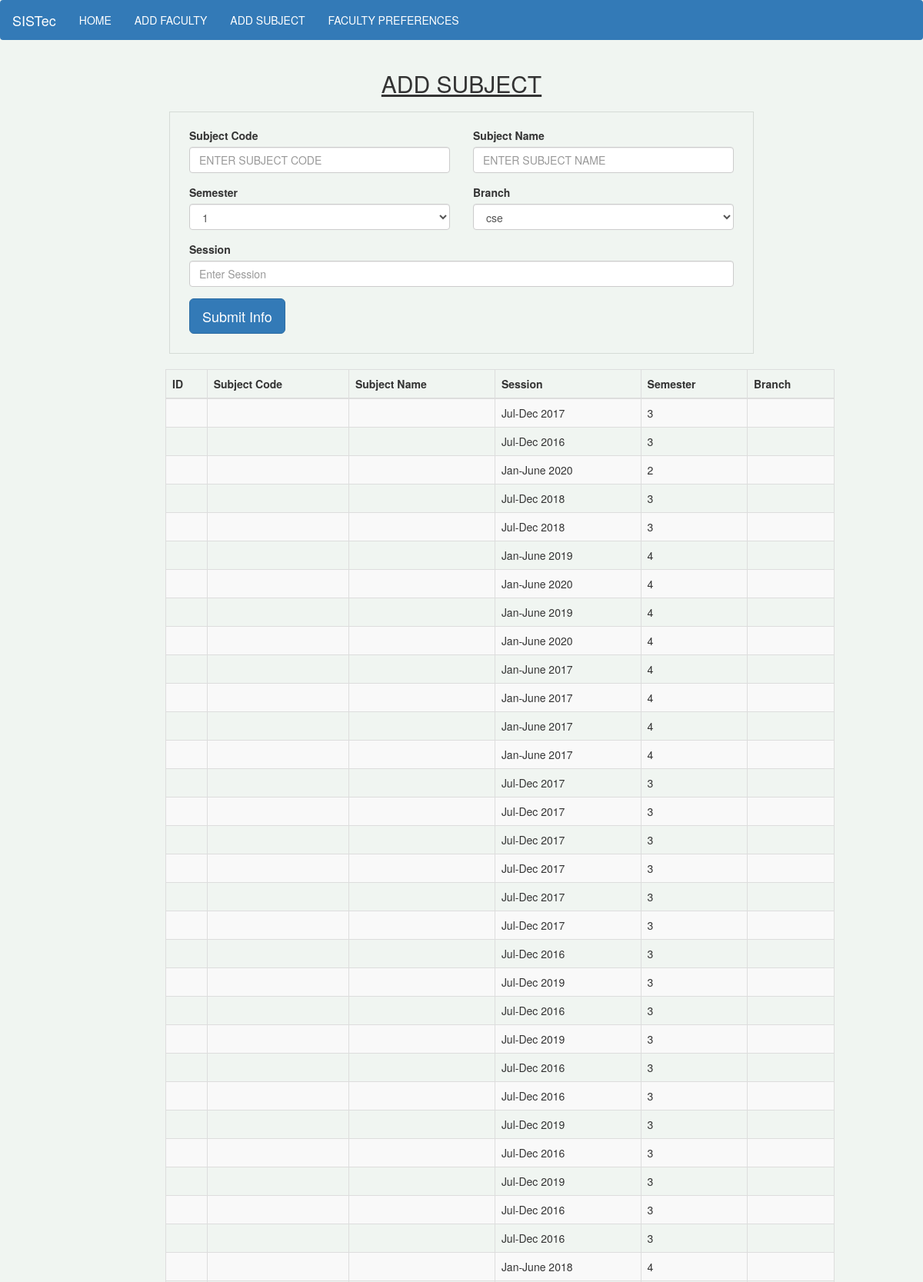
The page /addSubject.php (upper part) on the database its author committed.
### tables this page shows
CREATE TABLE `tbl_subject` (
  `scode` varchar(20) NOT NULL,
  `subject_name` varchar(200) NOT NULL,
  `semester` int(1) NOT NULL,
  `dept` char(2) NOT NULL,
  `session` varchar(16) NOT NULL,
  `theory` char(1) DEFAULT NULL,
  `lab` char(1) DEFAULT NULL,
  PRIMARY KEY (`scode`,`session`,`dept`)
);

### addSubject.php (the view, shortened to what this page needs)
<?php
include('header.php');
?>
<div class="container">
	<div class="row">
		<center><h2><u>ADD SUBJECT</u></h2></center>
	</div>
   <form method="post" action="addSubject.php">
   <div class="col-md-8 col-md-offset-2" style="margin-top: 10px;border:0.1px solid #d5dbd6;padding: 10px;">
			<div class="form-row">
				    <div class="form-group col-md-6">
				      <label for="inputSubCode">Subject Code</label>
				      <input type="text" class="form-control" name="Sub_code" placeholder="ENTER SUBJECT CODE" required>
				    </div>
				    <div class="form-group col-md-6">
				      <label for="inputSubName">Subject Name</label>
				        <input type="text" class="form-control" name="sub_name" placeholder="ENTER SUBJECT NAME" required>
				    </div>
			  </div>
			  <div class="form-row">
				    <div class="form-group col-md-6">
				      <label for="inputSemester">Semester</label>
				      <select class="form-control" name="semester" required>
					      	  <option>1</option>
					  </select>
				    </div>
				    <div class="form-group col-md-6">
				         <label for="inputBranch">Branch</label>
					     <select class="form-control" name="branch" required>
					      	  <option>cse</option>
					      </select>
				    </div>
			  </div>
			   <div class="form-row">
				    <div class="form-group col-md-12">
				      <label for="inputMoNum">Session</label>
				      <input type="text" class="form-control" name="session" placeholder="Enter Session" required>
				    </div>
			  </div>
              <div class="form-row">
              	<div class="form-group col-md-6">
              	   <input type="submit" class="btn btn-lg btn-primary" name="submit" value="Submit Info">
              	</div>
              </div>
        </div>
        </div>
	<div class="col-md-9 col-md-offset-2" style="margin-top: 20px;">
		    <center>
		    <table class="table table-striped table-bordered">
		    <thead>
		      <tr>
		        <th>ID</th>
		        <th>Subject Code</th>
		        <th>Subject Name</th>
		        <th>Session</th>
		        <th>Semester</th>
		        <th>Branch</th>
		      </tr>
		    </thead>
		    <tbody>
		    <?php
		        include('config.php');
		        $qry="SELECT * FROM `tbl_subject`";
		        $rows=mysqli_query($conn,$qry);
                               if ($rows->num_rows > 0)
                               {
                                    while($data = $rows->fetch_assoc())
                                     {
                                     	?>
                                     	  <tr>
									        <td><?php echo $data['id']; ?></td>
									        <td><?php echo $data['sub_code']; ?></td>
									        <td><?php echo $data['sub_name']; ?></td>
									        <td><?php echo $data['session']; ?></td>
									        <td><?php echo $data['semester']; ?></td>
									        <td><?php echo $data['branch']; ?></td>
									      </tr>
                                     	<?php
                                     }
                                }
            ?>
		    </tbody>
		  </table>
		  </center>
	  </div>
 <?php include('footer.php'); ?>

### header.php (shortened to what this page needs)
<!DOCTYPE html>
<html>
<head>
  <link rel="stylesheet" href="https://maxcdn.bootstrapcdn.com/bootstrap/3.4.1/css/bootstrap.min.css">
</head>
<body style="background-color: #f0f5f1">
<nav class="navbar navbar-dark bg-primary">
  <div class="container-fluid">
    <div class="navbar-header">
      <a class="navbar-brand" href="index.php" style="color: white">SISTec</a>
    </div>
    <ul class="nav navbar-nav">
      <li class="active"><a href="index.php" style="color: white">HOME</a></li>
      <li><a href="addFaculty.php" style="color: white">ADD FACULTY</a></li>
      <li><a href="addSubject.php" style="color: white">ADD SUBJECT</a></li>
      <li><a href="addFacultyPref.php" style="color: white">FACULTY PREFERENCES</a></li>
    </ul>
  </div>
</nav>

### rows shown on the page
tbl_subject: session "Jul-Dec 2017", semester "3"
tbl_subject: session "Jul-Dec 2016", semester "3"
tbl_subject: session "Jan-June 2020", semester "2"
tbl_subject: session "Jul-Dec 2018", semester "3"
tbl_subject: session "Jul-Dec 2018", semester "3"
tbl_subject: session "Jan-June 2019", semester "4"
tbl_subject: session "Jan-June 2020", semester "4"
tbl_subject: session "Jan-June 2019", semester "4"
tbl_subject: session "Jan-June 2020", semester "4"
tbl_subject: session "Jan-June 2017", semester "4"
tbl_subject: session "Jan-June 2017", semester "4"
tbl_subject: session "Jan-June 2017", semester "4"
tbl_subject: session "Jan-June 2017", semester "4"
tbl_subject: session "Jul-Dec 2017", semester "3"
tbl_subject: session "Jul-Dec 2017", semester "3"
tbl_subject: session "Jul-Dec 2017", semester "3"
tbl_subject: session "Jul-Dec 2017", semester "3"
tbl_subject: session "Jul-Dec 2017", semester "3"
tbl_subject: session "Jul-Dec 2017", semester "3"
tbl_subject: session "Jul-Dec 2016", semester "3"
tbl_subject: session "Jul-Dec 2019", semester "3"
tbl_subject: session "Jul-Dec 2016", semester "3"
tbl_subject: session "Jul-Dec 2019", semester "3"
tbl_subject: session "Jul-Dec 2016", semester "3"
tbl_subject: session "Jul-Dec 2016", semester "3"
tbl_subject: session "Jul-Dec 2019", semester "3"
tbl_subject: session "Jul-Dec 2016", semester "3"
tbl_subject: session "Jul-Dec 2019", semester "3"
tbl_subject: session "Jul-Dec 2016", semester "3"
tbl_subject: session "Jul-Dec 2016", semester "3"
tbl_subject: session "Jan-June 2018", semester "4"
